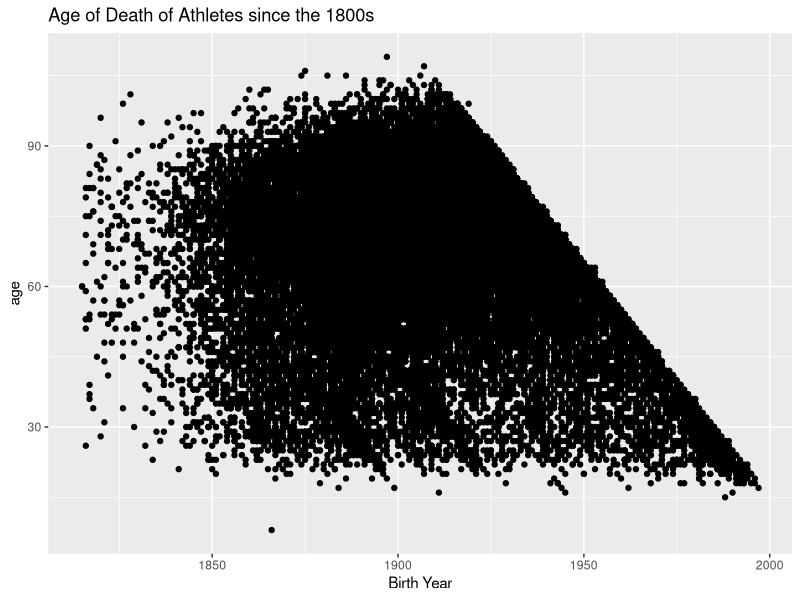

Generate this figure with R:
## ---- chunk 1
#load tidyverse
library(tidyverse)
## ---- chunk 2
#load file 
athletes_data <- read_csv('athletes.csv')
## ---- chunk 3
athletes_age <- athletes_data %>%
  mutate(age = as.numeric(deathYear) - as.numeric(birthYear)) %>%
  filter(as.numeric(deathYear) > as.numeric(birthYear)) 
## ---- chunk 4
athletes_1800s <- athletes_age %>% 
  filter(birthYear >= 1815) %>% 
  filter(age > 5) %>%
  filter(age < 110) %>%
  filter(as.numeric(deathYear) < 2019) %>%
  filter(as.numeric(deathYear) > 0200)
  
## ---- chunk 5
ggplot(data = athletes_1800s) +
  geom_point(mapping = aes(x= as.numeric(birthYear), y = age)) + 
  xlab("Birth Year") + 
  ylab("age") + 
  ggtitle("Age of Death of Athletes since the 1800s")
